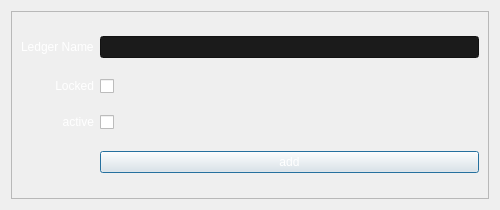
<?xml version="1.0" encoding="UTF-8"?>
<ui version="4.0">
 <class>Dialog</class>
 <widget class="QDialog" name="Dialog">
  <property name="geometry">
   <rect>
    <x>0</x>
    <y>0</y>
    <width>500</width>
    <height>210</height>
   </rect>
  </property>
  <property name="minimumSize">
   <size>
    <width>500</width>
    <height>50</height>
   </size>
  </property>
  <property name="maximumSize">
   <size>
    <width>500</width>
    <height>210</height>
   </size>
  </property>
  <property name="windowTitle">
   <string>Dialog</string>
  </property>
  <property name="styleSheet">
   <string notr="true">
/* /////////////////////////////////////////////////////////////////////////////////////////////////

SET APP STYLESHEET - FULL STYLES HERE
DARK THEME - DRACULA COLOR BASED

///////////////////////////////////////////////////////////////////////////////////////////////// */

QWidget{
	background-color: rgb(0, 0, 12);
	
}

/* /////////////////////////////////////////////////////////////////////////////////////////////////
Tooltip */
QToolTip {
	color: #ffffff;
	background-color: rgba(33, 37, 43, 180);
	border: 1px solid rgb(44, 49, 58);
	background-image: none;
	background-position: left center;
    background-repeat: no-repeat;
	border: none;
	border-left: 2px solid rgb(0, 0, 235);
	text-align: left;
	padding-left: 8px;
	margin: 0px;
}

/* /////////////////////////////////////////////////////////////////////////////////////////////////
Bg App */
#bgApp {	
	background-color: rgb(40, 44, 52);
	border: 1px solid rgb(44, 49, 58);
}

/* /////////////////////////////////////////////////////////////////////////////////////////////////
Left Menu */
#leftMenuBg {	
	background-color: rgb(33, 37, 43);
}
#Logo {
	background-color: rgb(33, 37, 43);
	background-image: url(:/images/images/images/logo14.png);
	background-position: centered;
	background-repeat: no-repeat;
}
#titleLeftApp { font: 63 12pt &quot;Segoe UI Semibold&quot;; }
#titleLeftDescription { font: 8pt &quot;Segoe UI&quot;; color: rgb(0, 0, 214); }

/* MENUS */
#topMenu .QPushButton {	
	background-position: left center;
    background-repeat: no-repeat;
	border: none;
	border-left: 22px solid transparent;
	background-color: transparent;
	text-align: left;
	padding-left: 44px;
}
QPushButton {
background-color: rgb(33, 37, 43);
	border-radius: 5px;
	border: 2px solid rgb(33, 37, 43);
	padding-left: 10px;
}
QPushButton:hover{
	border: 2px solid rgb(64, 71, 88);
}
#topMenu .QPushButton:hover {
	background-color: rgb(40, 44, 52);
}
#topMenu .QPushButton:pressed {	
	background-color: rgb(0, 0, 211);
	color: rgb(255, 255, 255);
}
#bottomMenu .QPushButton {	
	background-position: left center;
    background-repeat: no-repeat;
	border: none;
	border-left: 20px solid transparent;
	background-color:transparent;
	text-align: left;
	padding-left: 44px;
}
#bottomMenu .QPushButton:hover {
	background-color: rgb(40, 44, 52);
}
#bottomMenu .QPushButton:pressed {	
	background-color: rgb(0, 0, 211);
	color: rgb(255, 255, 255);
}
#leftMenuFrame{
	border-top: 3px solid rgb(44, 49, 58);
}

/* Toggle Button */
#toggleButton {
	background-position: left center;
    background-repeat: no-repeat;
	border: none;
	border-left: 20px solid transparent;
	background-color: rgb(37, 41, 48);
	text-align: left;
	padding-left: 44px;
	color: rgb(113, 126, 149);
}
#toggleButton:hover {
	background-color: rgb(40, 44, 52);
}
#toggleButton:pressed {
	background-color: rgb(0, 0, 211);
}

/* Title Menu */
#titleRightInfo { padding-left: 10px; }


/* /////////////////////////////////////////////////////////////////////////////////////////////////
Extra Tab */
#extraLeftBox {	
	background-color: rgb(44, 49, 58);
}
#extraTopBg{	
	background-color: rgb(0, 0, 214)
}

/* Icon */
#extraIcon {
	background-position: center;
	background-repeat: no-repeat;
	background-image: url(:/icons/images/icons/icon_settings.png);
}

/* Label */
#extraLabel { color: rgb(255, 255, 255); }

/* Btn Close */
#extraCloseColumnBtn { background-color: rgba(255, 255, 255, 0); border: none;  border-radius: 5px; }
#extraCloseColumnBtn:hover { background-color: rgb(196, 161, 249); border-style: solid; border-radius: 4px; }
#extraCloseColumnBtn:pressed { background-color: rgb(180, 141, 238); border-style: solid; border-radius: 4px; }

/* Extra Content */
#extraContent{
	border-top: 3px solid rgb(40, 44, 52);
}

/* Extra Top Menus */
#extraTopMenu .QPushButton {
background-position: left center;
    background-repeat: no-repeat;
	border: none;
	border-left: 22px solid transparent;
	background-color:transparent;
	text-align: left;
	padding-left: 44px;
}
#extraTopMenu .QPushButton:hover {
	background-color: rgb(40, 44, 52);
}
#extraTopMenu .QPushButton:pressed {	
	background-color: rgb(0, 0, 211);
	color: rgb(255, 255, 255);
}

/* /////////////////////////////////////////////////////////////////////////////////////////////////
Content App */
#contentTopBg{	
	background-color: rgb(33, 37, 43);
}
#contentBottom{
	border-top: 3px solid rgb(44, 49, 58);
}

/* Top Buttons */
#rightButtons .QPushButton { background-color: rgba(255, 255, 255, 0); border: none;  border-radius: 5px; }
#rightButtons .QPushButton:hover { background-color: rgb(44, 49, 57); border-style: solid; border-radius: 4px; }
#rightButtons .QPushButton:pressed { background-color: rgb(23, 26, 30); border-style: solid; border-radius: 4px; }

/* Theme Settings */
#extraRightBox { background-color: rgb(44, 49, 58); }
#themeSettingsTopDetail { background-color: rgb(0, 0, 211); }

/* Bottom Bar */
#bottomBar { background-color: rgb(44, 49, 58); }
#bottomBar QLabel { font-size: 11px; color: rgb(113, 126, 149); padding-left: 10px; padding-right: 10px; padding-bottom: 2px; }

/* CONTENT SETTINGS */
/* MENUS */
#contentSettings .QPushButton {	
	background-position: left center;
    background-repeat: no-repeat;
	border: none;
	border-left: 22px solid transparent;
	background-color:transparent;
	text-align: left;
	padding-left: 44px;
}
#contentSettings .QPushButton:hover {
	background-color: rgb(40, 44, 52);
}
#contentSettings .QPushButton:pressed {	
	background-color: rgb(0, 0, 211);
	color: rgb(255, 255, 255);
}

/* /////////////////////////////////////////////////////////////////////////////////////////////////
QTableWidget */
QTableWidget {	
	background-color: transparent;
	padding: 10px;
	border-radius: 5px;
	gridline-color: rgb(44, 49, 58);
	border-bottom: 1px solid rgb(44, 49, 60);
}
QTableWidget::item{
	border-color: rgb(44, 49, 60);
	padding-left: 5px;
	padding-right: 5px;
	gridline-color: rgb(44, 49, 60);
}
QTableWidget::item:selected{
	background-color: rgb(0, 0, 211);
}
QHeaderView::section{
	background-color: rgb(33, 37, 67);
	max-width: 30px;
	border: 1px solid rgb(44, 49, 58);
	border-style: none;
    border-bottom: 1px solid rgb(44, 49, 60);
    border-right: 1px solid rgb(44, 49, 60);
}
QTableWidget::horizontalHeader {	
	background-color: rgb(33, 37, 43);
}
QHeaderView::section:horizontal
{
    border: 1px solid rgb(33, 37, 43);
	background-color: rgb(33, 37, 43);
	padding: 3px;
	border-top-left-radius: 7px;
    border-top-right-radius: 7px;
}
QHeaderView::section:vertical
{
    border: 1px solid rgb(44, 49, 60);
}

/* /////////////////////////////////////////////////////////////////////////////////////////////////
LineEdit */
QLineEdit {
	background-color: rgb(33, 37, 43);
	border-radius: 5px;
	border: 2px solid rgb(33, 37, 43);
	padding-left: 10px;
	selection-color: rgb(255, 255, 255);
	selection-background-color: rgb(0, 0, 235);
}
QLineEdit:hover {
	border: 2px solid rgb(64, 71, 88);
}
QLineEdit:focus {
	border: 2px solid rgb(91, 101, 124);
}


QTextEdit {
	background-color: rgb(33, 37, 43);
	border-radius: 5px;
	border: 2px solid rgb(33, 37, 43);
	padding-left: 10px;
	selection-color: rgb(255, 255, 255);
	selection-background-color: rgb(0, 0, 235);
}
QTextEdit:hover {
	border: 2px solid rgb(64, 71, 88);
}
QTextEdit:focus {
	border: 2px solid rgb(91, 101, 124);
}

/* /////////////////////////////////////////////////////////////////////////////////////////////////
PlainTextEdit */
QPlainTextEdit {
	background-color: rgb(27, 29, 35);
	border-radius: 5px;
	padding: 10px;
	selection-color: rgb(255, 255, 255);
	selection-background-color: rgb(0, 0, 235);
}
QPlainTextEdit  QScrollBar:vertical {
    width: 8px;
 }
QPlainTextEdit  QScrollBar:horizontal {
    height: 8px;
 }
QPlainTextEdit:hover {
	border: 2px solid rgb(64, 71, 88);
}
QPlainTextEdit:focus {
	border: 2px solid rgb(91, 101, 124);
}

/* /////////////////////////////////////////////////////////////////////////////////////////////////
ScrollBars */
QScrollBar:horizontal {
    border: none;
    background: rgb(52, 59, 72);
    height: 8px;
    margin: 0px 21px 0 21px;
	border-radius: 0px;
}
QScrollBar::handle:horizontal {
    background: rgb(0, 0, 214);
    min-width: 25px;
	border-radius: 4px
}
QScrollBar::add-line:horizontal {
    border: none;
    background: rgb(55, 63, 77);
    width: 20px;
	border-top-right-radius: 4px;
    border-bottom-right-radius: 4px;
    subcontrol-position: right;
    subcontrol-origin: margin;
}
QScrollBar::sub-line:horizontal {
    border: none;
    background: rgb(55, 63, 77);
    width: 20px;
	border-top-left-radius: 4px;
    border-bottom-left-radius: 4px;
    subcontrol-position: left;
    subcontrol-origin: margin;
}
QScrollBar::up-arrow:horizontal, QScrollBar::down-arrow:horizontal
{
     background: none;
}
QScrollBar::add-page:horizontal, QScrollBar::sub-page:horizontal
{
     background: none;
}
 QScrollBar:vertical {
	border: none;
    background: rgb(52, 59, 72);
    width: 8px;
    margin: 21px 0 21px 0;
	border-radius: 0px;
 }
 QScrollBar::handle:vertical {	
	background: rgb(0, 0, 214);
    min-height: 25px;
	border-radius: 4px
 }
 QScrollBar::add-line:vertical {
     border: none;
    background: rgb(55, 63, 77);
     height: 20px;
	border-bottom-left-radius: 4px;
    border-bottom-right-radius: 4px;
     subcontrol-position: bottom;
     subcontrol-origin: margin;
 }
 QScrollBar::sub-line:vertical {
	border: none;
    background: rgb(55, 63, 77);
     height: 20px;
	border-top-left-radius: 4px;
    border-top-right-radius: 4px;
     subcontrol-position: top;
     subcontrol-origin: margin;
 }
 QScrollBar::up-arrow:vertical, QScrollBar::down-arrow:vertical {
     background: none;
 }

 QScrollBar::add-page:vertical, QScrollBar::sub-page:vertical {
     background: none;
 }

/* /////////////////////////////////////////////////////////////////////////////////////////////////
CheckBox */
QCheckBox::indicator {
    border: 3px solid rgb(52, 59, 72);
	width: 15px;
	height: 15px;
	border-radius: 10px;
    background: rgb(44, 49, 60);
}
QCheckBox::indicator:hover {
    border: 3px solid rgb(58, 66, 81);
}
QCheckBox::indicator:checked {
    background: 3px solid rgb(52, 59, 72);
	border: 3px solid rgb(52, 59, 72);	
	background-image: url(:/icons/images/icons/cil-check-alt.png);
}

/* /////////////////////////////////////////////////////////////////////////////////////////////////
RadioButton */
QRadioButton::indicator {
    border: 3px solid rgb(52, 59, 72);
	width: 15px;
	height: 15px;
	border-radius: 10px;
    background: rgb(44, 49, 60);
}
QRadioButton::indicator:hover {
    border: 3px solid rgb(58, 66, 81);
}
QRadioButton::indicator:checked {
    background: 3px solid rgb(94, 106, 130);
	border: 3px solid rgb(52, 59, 72);	
}


QComboBox{
	
	background-color: rgb(0, 0, 0);
	border-radius: 5px;
	border: 2px solid rgb(33, 37, 43);
	padding: 5px;
	padding-left: 10px;
}
QComboBox:hover{
	border: 2px solid rgb(64, 71, 88);
}
QComboBox::drop-down {
	subcontrol-origin: padding;
	subcontrol-position: top right;
	width: 25px; 
	border-left-width: 3px;
	border-left-color: rgba(39, 44, 54, 150);
	border-left-style: solid;
	border-top-right-radius: 3px;
	border-bottom-right-radius: 3px;	
	background-image: url(:/icons/images/icons/cil-arrow-bottom.png);
	background-position: center;
	background-repeat: no-reperat;
 }
QComboBox QAbstractItemView {	
	color: rgb(253, 253, 253);
	background-color: rgb(33, 37, 43);
	padding: 10px;
	selection-background-color: rgb(39, 44, 54);
}

 /////////////////////////////////////////////////////////////////////////////////////////////////
Sliders */
QSlider::groove:horizontal {
    border-radius: 5px;
    height: 10px;
	margin: 0px;
	background-color: rgb(52, 59, 72);
}
QSlider::groove:horizontal:hover {
	background-color: rgb(55, 62, 76);
}
QSlider::handle:horizontal {
    background-color: rgb(0, 0, 211);
    border: none;
    height: 10px;
    width: 10px;
    margin: 0px;
	border-radius: 5px;
}
QSlider::handle:horizontal:hover {
    background-color: rgb(195, 155, 255);
}
QSlider::handle:horizontal:pressed {
    background-color: rgb(0, 0, 235);
}

QSlider::groove:vertical {
    border-radius: 5px;
    width: 10px;
    margin: 0px;
	background-color: rgb(52, 59, 72);
}
QSlider::groove:vertical:hover {
	background-color: rgb(55, 62, 76);
}
QSlider::handle:vertical {
    background-color: rgb(0, 0, 211);
	border: none;
    height: 10px;
    width: 10px;
    margin: 0px;
	border-radius: 5px;
}
QSlider::handle:vertical:hover {
    background-color: rgb(195, 155, 255);
}
QSlider::handle:vertical:pressed {
    background-color: rgb(0, 0, 235);
}

/* /////////////////////////////////////////////////////////////////////////////////////////////////
CommandLinkButton */
QCommandLinkButton {	
	color: rgb(0, 0, 235);
	border-radius: 5px;
	padding: 5px;
	color: rgb(255, 170, 255);
}
QCommandLinkButton:hover {	
	color: rgb(255, 170, 255);
	background-color: rgb(44, 49, 60);
}
QCommandLinkButton:pressed {	
	color: rgb(0, 0, 214);
	background-color: rgb(52, 58, 71);
}

/* /////////////////////////////////////////////////////////////////////////////////////////////////
Button */
#pagesContainer QPushButton {
	border: 2px solid rgb(52, 59, 72);
	border-radius: 5px;	
	background-color: rgb(52, 59, 72);
}
#pagesContainer QPushButton:hover {
	background-color: rgb(57, 65, 80);
	border: 2px solid rgb(61, 70, 86);
}
#pagesContainer QPushButton:pressed {	
	background-color: rgb(35, 40, 49);
	border: 2px solid rgb(43, 50, 61);
}

</string>
  </property>
  <layout class="QVBoxLayout" name="verticalLayout">
   <item>
    <widget class="QFrame" name="frame">
     <property name="styleSheet">
      <string notr="true"/>
     </property>
     <property name="frameShape">
      <enum>QFrame::StyledPanel</enum>
     </property>
     <property name="frameShadow">
      <enum>QFrame::Raised</enum>
     </property>
     <layout class="QGridLayout" name="gridLayout">
      <item row="2" column="1">
       <widget class="QCheckBox" name="checkBox_2">
        <property name="text">
         <string/>
        </property>
       </widget>
      </item>
      <item row="1" column="0">
       <widget class="QLabel" name="label_4">
        <property name="text">
         <string>&lt;html&gt;&lt;head/&gt;&lt;body&gt;&lt;p align=&quot;right&quot;&gt;&lt;span style=&quot; color:#ffffff;&quot;&gt;Locked&lt;/span&gt;&lt;/p&gt;&lt;/body&gt;&lt;/html&gt;</string>
        </property>
       </widget>
      </item>
      <item row="2" column="0">
       <widget class="QLabel" name="label_5">
        <property name="text">
         <string>&lt;html&gt;&lt;head/&gt;&lt;body&gt;&lt;p align=&quot;right&quot;&gt;&lt;span style=&quot; color:#ffffff;&quot;&gt;active&lt;/span&gt;&lt;/p&gt;&lt;/body&gt;&lt;/html&gt;</string>
        </property>
       </widget>
      </item>
      <item row="3" column="1">
       <widget class="QPushButton" name="pushButton">
        <property name="styleSheet">
         <string notr="true">color: rgb(255, 255, 255);</string>
        </property>
        <property name="text">
         <string>add</string>
        </property>
       </widget>
      </item>
      <item row="0" column="1">
       <widget class="QLineEdit" name="lineEdit_22">
        <property name="styleSheet">
         <string notr="true">QLineEdit{
background-color: rgb(27, 27, 27);
	color: rgb(255, 255, 255);
}</string>
        </property>
       </widget>
      </item>
      <item row="0" column="0">
       <widget class="QLabel" name="label_2">
        <property name="text">
         <string>&lt;html&gt;&lt;head/&gt;&lt;body&gt;&lt;p&gt;&lt;span style=&quot; color:#ffffff;&quot;&gt;Ledger Name&lt;/span&gt;&lt;/p&gt;&lt;/body&gt;&lt;/html&gt;</string>
        </property>
       </widget>
      </item>
      <item row="1" column="1">
       <widget class="QCheckBox" name="checkBox">
        <property name="text">
         <string/>
        </property>
       </widget>
      </item>
     </layout>
    </widget>
   </item>
  </layout>
 </widget>
 <resources/>
 <connections/>
</ui>
